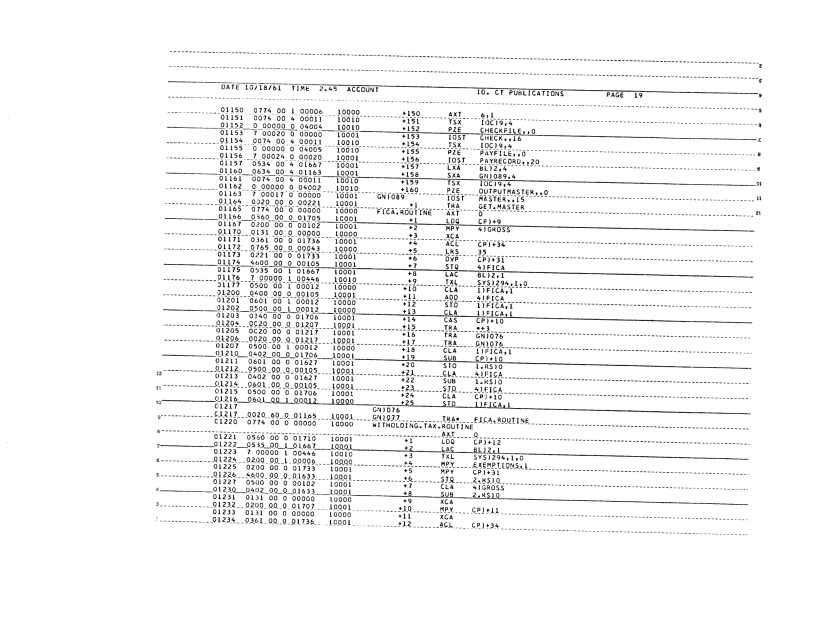
#> input picture comtran-manuals/J28-6169/images/page-210.png, 1650 x 1275 px (shown at 1/2 size)
$ python measure.py
#> lines starting #> are read from the running program, lines starting #| are printed output that depends on the picture
"""Measure the line bands of PDF p. 210, and name each one by its fields.

Every figure item A quotes comes from here. Run it from anywhere:

    python3 tools/measure.py

**Why it names the bands.** The first version of this record quoted the ink of
the wrong line: it took the faintest band the detector kept and called it the
wrapped instruction, when that band is the label-only line two lines above.
A band is only identifiable by where its ink sits, so this script prints the
field columns of every band it finds and never reasons from ink weight alone.
"""

import os

import numpy as np
from PIL import Image

HERE = os.path.dirname(os.path.abspath(__file__))
REPO = os.path.dirname(os.path.dirname(os.path.dirname(HERE)))
SCAN = os.path.join(REPO, "comtran-manuals", "J28-6169", "images", "page-210.png")

# The page 210 reader's own deskew and grid, not a fresh fit.
DESKEW, ORIGIN, ADVANCE = 1.2658, 437.374, 9.2666

# The printed text never leaves this span; the margins either side carry the
# form rules and the ruled form's own line numbers, and no text at all.
TEXT = (430, 1290)
LEFT_MARGIN = (310, 410)
RIGHT_MARGIN = (1330, 1460)

# The wrapped instruction, located by eye on the scan and confirmed below.
WRAPPED = (861, 870)

im = Image.open(SCAN).convert("L").rotate(DESKEW, resample=Image.BICUBIC, fillcolor=255)
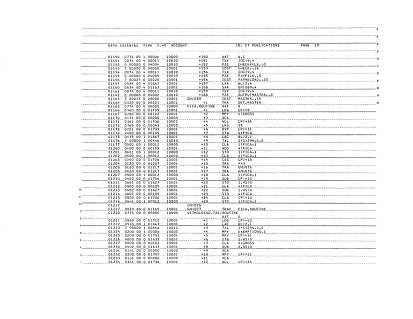
#> im: PIL image 1650x1275 L (shown at 1/4 size); min 0, max 255, mean 244.3
a = 255 - np.asarray(im, dtype=float)
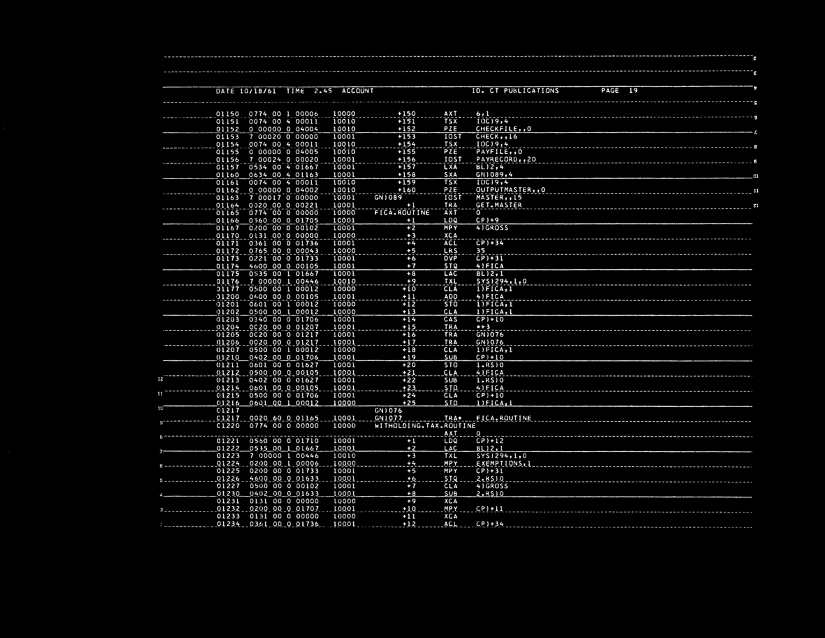
#> a: shape (1275, 1650) float64 (shown at 1/2 size); min 0, max 255, mean 10.7

text = a[:, TEXT[0]:TEXT[1]].sum(axis=1)
#> text = 1275 values, max 188331 at index 539, min 0 at index 0, mean 15620.7
left = a[:, LEFT_MARGIN[0]:LEFT_MARGIN[1]].sum(axis=1)
#> left = 1275 values, max 19417 at index 539, min 0 at index 0, mean 555.6
right = a[:, RIGHT_MARGIN[0]:RIGHT_MARGIN[1]].sum(axis=1)
#> right = 1275 values, max 30679 at index 539, min 0 at index 0, mean 819.4
# A form rule prints in both margins. A run-length filter cannot do this job:
# the dashed rules print in 6 px dashes, which no run-length test separates
# from text.
rule = (left > 200) & (right > 200)


def bands(fraction):
#> called with fraction = 0.02
    on = (text > text.max() * fraction) & ~rule
    out, y = [], 0
    while y < len(on):
        if on[y]:
            start = y
            while y < len(on) and on[y]:
                y += 1
            if y - start >= 6:              # a text line is 10 to 15 rows
                out.append((start, y - 1, text[start:y].sum()))
        else:
            y += 1
#> after the loop, out = 55 items, first 6: (176, 186, 359336), (222, 233, 236582), (237, 247, 246195), (252, 263, 303384), (268, 277, 267482), (283, 294, 260363); y = 1275
    return out


def fields(y0, y1):
    """The print columns where this band's ink starts."""
    col = a[y0:y1 + 1, 420:1300].sum(axis=0)
    on = col > col.max() * 0.06
    runs, x = [], 0
    while x < len(on):
        if on[x]:
            start = x
            while x < len(on) and on[x]:
                x += 1
            if x - start > 2:
                runs.append([start + 420, x - 1 + 420])
        else:
            x += 1
    if not runs:
        return []
    merged = [runs[0]]
    for start, end in runs[1:]:
        if start - merged[-1][1] < 7:
            merged[-1][1] = end
        else:
            merged.append([start, end])
    return [round((start - ORIGIN) / ADVANCE) for start, _ in merged]


loose, tight = bands(0.02), bands(0.01)
#> loose has the same summary as out in bands; tight = 56 items, first 6: (175, 186, 362281), (222, 233, 236582), (237, 247, 246195), (252, 263, 303384), (268, 278, 270931), (283, 294, 260363)
median = float(np.median([b[2] for b in loose]))
#> median = 247457
wrapped_ink = a[WRAPPED[0]:WRAPPED[1] + 1, TEXT[0]:TEXT[1]].sum()
#> wrapped_ink = 27753
faintest_kept = min(loose, key=lambda b: b[2])
#> faintest_kept = (816, 825, 73512)

print(f"median ink over the bands        {median:>12,.0f}")
#| median ink over the bands             247,457
print(f"the wrapped line, rows {WRAPPED[0]}-{WRAPPED[1]}  {wrapped_ink:>12,.0f}"
      f"   {wrapped_ink / median:.2f} x median")
#| the wrapped line, rows 861-870        27,753   0.11 x median
print(f"  its ink sits at print columns  {fields(*WRAPPED)}"
      "   (the mnemonic and the operand, and nothing else)")
#> in fields, `col = a[y0:y1 + 1, 420:1300].sum(axis=0)`: col = 880 values, max 2066 at index 490, min 0 at index 6, mean 31.56
#> after the loop in fields, `while x < len(on):`: runs = [[889, 895], [899, 904], [908, 913], [953, 960]]; x = 880
#> in fields, `merged = [runs[0]]`: merged = [[889, 895]]
#> the loop in fields, `for start, end in runs[1:]:` made 3 passes
#> after the loop in fields, `for start, end in runs[1:]:`: merged = [[889, 913], [953, 960]]
print(f"faintest band a 2% pass keeps    {faintest_kept[2]:>12,.0f}"
      f"   {faintest_kept[2] / median:.2f} x median"
      f"   rows {faintest_kept[0]}-{faintest_kept[1]}, columns {fields(faintest_kept[0], faintest_kept[1])}")
#> the loop in fields (call 2), `while x < len(on):` made 820 passes
#> x on passes 1 to 8: 1, 2, 3, 4, 5, 6, 7, 8
#> the loop in fields (call 2), `for start, end in runs[1:]:` made 10 passes
#> (start, end) on passes 1 to 8: (444, 448), (453, 459), (463, 467), (472, 477), (750, 756), (759, 766), (770, 773), (778, 784)
#| faintest band a 2% pass keeps          73,512   0.30 x median   rows 816-825, columns [0, 34]

# The band the 1% pass draws around the wrapped line runs one row into the
# form rule below it, so its figure is not the line's ink. Quote the glyph
# rows, which is what WRAPPED bounds.
detected = [b for b in tight if WRAPPED[0] <= b[0] <= WRAPPED[1]]
#> detected = [(862, 871, 50258)]
if detected:
    start, end, ink = detected[0]
#> start = 862; end = 871; ink = 50258
    print(f"  the 1% pass draws that band as rows {start}-{end}, ink {ink:,.0f};"
          f" row {end} is the leading edge of the")
#|   the 1% pass draws that band as rows 862-871, ink 50,258; row 871 is the leading edge of the
    print("  form rule below the line, so the glyph-row figure above is the"
          " line's own ink.")
print()
for fraction, found in ((0.02, loose), (0.01, tight)):
    kept = any(WRAPPED[0] <= s <= WRAPPED[1] for s, _, _ in found)
    print(f"{fraction:.0%} ink threshold: {len(found)} bands = the head and "
          f"{len(found) - 1} content lines; wrapped line kept: {kept}")
#> this loop made 2 passes
#> (fraction, kept) on passes 1 to 2: (0.02, False), (0.01, True)
#> (printed output is left out)
print()
print("the six bands around the wrapped line, by their field columns:")
for start, end, ink in tight:
    if 770 <= start <= 890:
        mark = "  <-- the wrapped instruction" if start == WRAPPED[0] else ""
        print(f"  rows {start}-{end}  ink {ink:>9,.0f}  {ink / median:4.2f}x"
              f"  columns {fields(start, end)}{mark}")
#> this loop made 56 passes
#> (start, end, ink) on passes 38 to 45: (770, 780, 247457), (785, 795, 243312), (800, 810, 267793), (816, 825, 73512), (830, 840, 315698), (846, 856, 319731), (862, 871, 50258), (876, 886, 225317)
#> (printed output is left out)

$ run again, with comtran-manuals/J28-6169/images/page-002.png copied over comtran-manuals/J28-6169/images/page-210.png
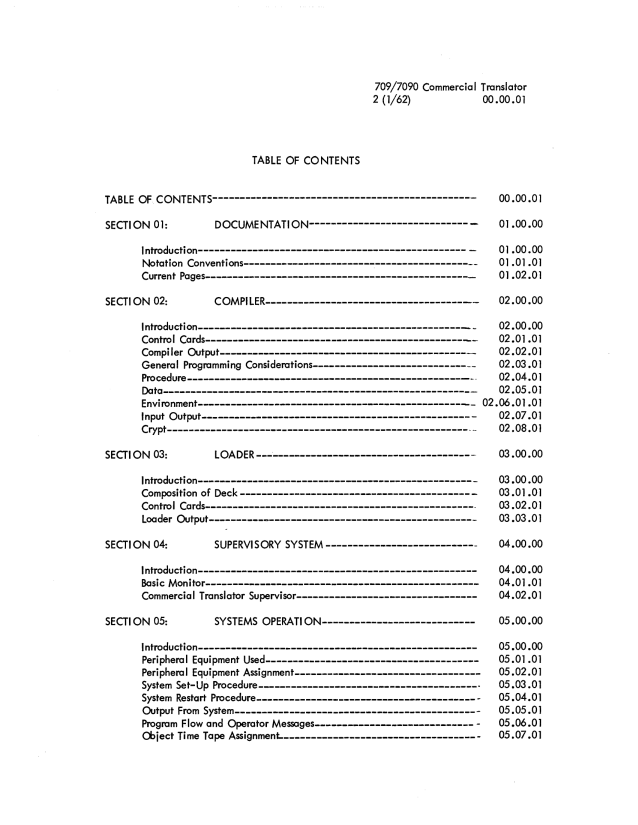
#> input picture comtran-manuals/J28-6169/images/page-002.png, 1275 x 1650 px (shown at 1/2 size)
#> `im = Image.open(SCAN).convert("L").rotate(DESKEW, resample=Image.BICUB..`:
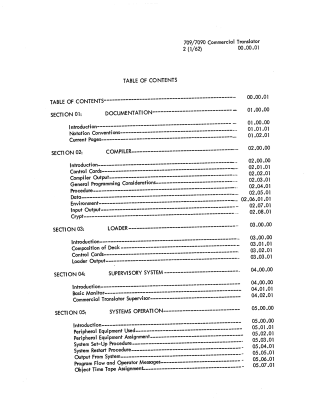
#> im: PIL image 1275x1650 L (shown at 1/4 size); min 0, max 255, mean 243.6
#> `a = 255 - np.asarray(im, dtype=float)`:
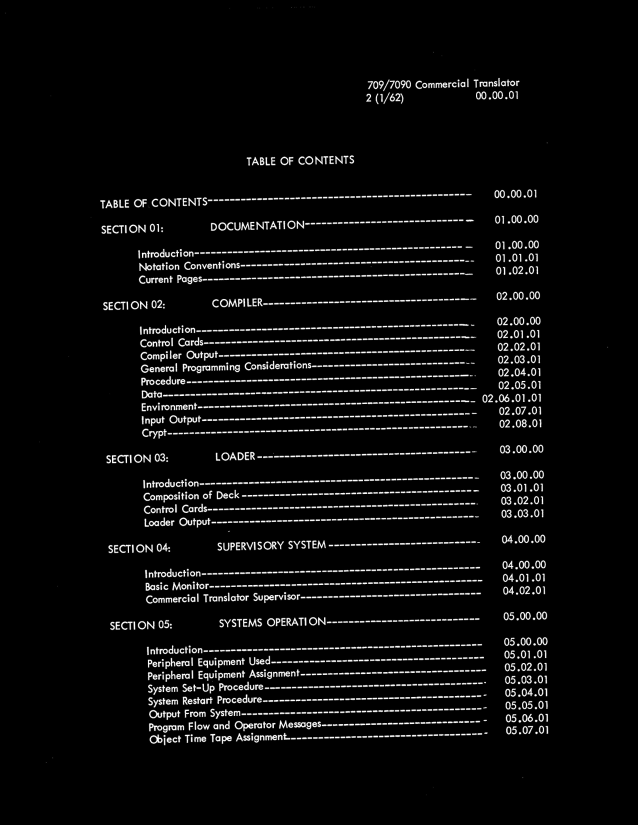
#> a: shape (1650, 1275) float64 (shown at 1/2 size); min 0, max 255, mean 11.4
#> text = 1650 values, max 56916 at index 1448, min 0 at index 0, mean 10631.8
#> left = 1650 values, max 18604 at index 790, min 0 at index 0, mean 2362.1
#> right = 1650 values from 0 to 0
#> after the loop in bands, `while y < len(on):`: out = 14 items, first 6: (158, 177, 404633), (182, 206, 216694), (311, 330, 309922), (379, 401, 434404), (430, 460, 596166), (481, 560, 1306884); y = 1650
#> loose has the same summary as out in bands; tight = 14 items, first 6: (156, 179, 407994), (181, 207, 218510), (311, 330, 309922), (379, 401, 434404), (430, 461, 596801), (481, 560, 1306884)
#> median = 619843
#> wrapped_ink = 107784
#> faintest_kept = (182, 206, 216694)
#| median ink over the bands             619,843
#| the wrapped line, rows 861-870       107,784   0.17 x median
#> col = 855 values, max 854 at index 4, min 0 at index 242, mean 133.7
#> the loop in fields, `while x < len(on):` made 654 passes
#> x on passes 2, 4, 6, 8, 10, 12, 14, 16: 2, 13, 35, 46, 57, 68, 79, 90
#> after the loop in fields, `while x < len(on):`: runs = [[422, 431], [433, 453], [455, 464], [466, 475], [477, 486], [488, 497], [499, 508], [510, 519], [521, 551], [553, 563], [565, 573], [576, 595], [597, 606], [609, 617], [620, 628], [630, 639], [642, 650], [653, 661]]; x = 855
#> in fields, `merged = [runs[0]]`: merged = [[422, 431]]
#> the loop in fields, `for start, end in runs[1:]:` made 17 passes
#> after the loop in fields, `for start, end in runs[1:]:`: merged = [[422, 661]]
#> the loop in fields (call 2), `for start, end in runs[1:]:` made 10 passes
#> (start, end) on passes 1 to 8: (751, 756), (761, 765), (767, 789), (791, 806), (952, 972), (977, 981), (985, 1005), (1010, 1014)
#| faintest band a 2% pass keeps         216,694   0.35 x median   rows 182-206, columns [32, 34, 56]
#> detected = []
#> the loop `for fraction, found in ((0.02, loose), (0.01, tight)):` made 2 passes
#> (fraction, kept) on passes 1 to 2: (0.02, False), (0.01, False)
#> (printed output is left out)
#> the loop `for start, end, ink in tight:` made 14 passes
#> (start, end, ink, mark) on pass 9: (889, 921, 537991, '')
#> (printed output is left out)
